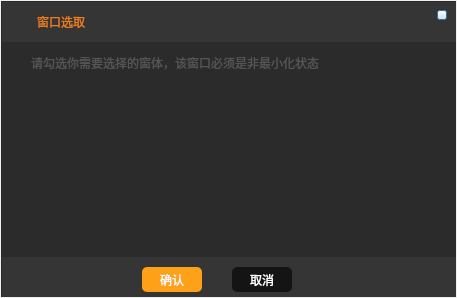
<?xml version="1.0" encoding="UTF-8"?>
<ui version="4.0">
 <class>WindowsSelectDialog</class>
 <widget class="QDialog" name="WindowsSelectDialog">
  <property name="geometry">
   <rect>
    <x>0</x>
    <y>0</y>
    <width>457</width>
    <height>298</height>
   </rect>
  </property>
  <property name="windowTitle">
   <string>WindowsSelectDialog</string>
  </property>
  <property name="styleSheet">
   <string notr="true">/*QRadioButton选择*/
QRadioButton
{
	color: rgb(204, 204, 204);
}

QRadioButton:checked
{
	color: rgb(254, 161, 24);
}

QRadioButton::indicator:unchecked {
	image: url(:/Radio/Resources/Radio_Normal.png);
}

QRadioButton::indicator:unchecked:Hover {
	image: url(:/Radio/Resources/Radio_Hover.png);
}

QRadioButton::indicator:unchecked:disabled {
	image: url(:/Radio/Resources/Radio_Disabled.png);
}

QRadioButton::indicator:unchecked:checked {
	image: url(:/Radio/Resources//Radio_checked.png);
	
}

QRadioButton::indicator:checked {
	image: url(:/Radio/Resources//RadioChecked_Normal.png);
}
QRadioButton::indicator:checked:Hover {
	image: url(:/Radio/Resources//RadioChecked_Hover.png);
}

QRadioButton::indicator:checked:disabled {
	image: url(:/Radio/Resources//RadioChecked_Disabled.png);
}

QDialog
{
	border-image: url(:/SeedUI/Resources/SeedUI/PC_Camera.png);
}</string>
  </property>
  <layout class="QGridLayout" name="gridLayout">
   <property name="margin">
    <number>1</number>
   </property>
   <property name="spacing">
    <number>0</number>
   </property>
   <item row="0" column="0">
    <widget class="QWidget" name="widget" native="true">
     <property name="styleSheet">
      <string notr="true">QWidget#widget
{
	
	background-color: rgb(43, 43, 43);
}


QScrollBar:vertical {
    background: #111111;
    width: 16px;
    margin: 16px 0 16px 0;
	
}

QScrollBar::handle:vertical {
    background: #555555;
    min-height: 16px;
	
}

QScrollBar::add-line:vertical {
    background: #444444;
    height: 16px;
    subcontrol-position: bottom;
    subcontrol-origin: margin;
	border-bottom-left-radius: 8px; 
	border-bottom-right-radius: 8px;
}

QScrollBar::sub-line:vertical {
    background: #444444;
    height:  16px;
    subcontrol-position: top;
    subcontrol-origin: margin;
	border-top-left-radius: 8px; 
	border-top-right-radius: 8px;
}

QScrollBar::add-page:vertical, QScrollBar::sub-page:vertical {
    background: none;
	 
}
QScrollBar:down-arrow:vertical {
    border: 1px solid #333333;
    width: 8px;
    height: 4px;
    background: #5f5f5f;
	border-bottom-left-radius: 5px; 
	border-bottom-right-radius: 5px; 
}

QScrollBar:up-arrow:vertical
{
	border: 1px solid #333333;
    width: 8px;
    height: 4px;
    background: #5f5f5f;
	border-top-left-radius: 5px; 
	border-top-right-radius: 5px; 
}

QScrollBar:up-arrow:vertical:hover
{
	background: #555555;
}

QScrollBar:down-arrow:vertical:hover
{
	background: #555555;
}</string>
     </property>
     <widget class="QWidget" name="widget_2" native="true">
      <property name="geometry">
       <rect>
        <x>1</x>
        <y>1</y>
        <width>454</width>
        <height>40</height>
       </rect>
      </property>
      <property name="styleSheet">
       <string notr="true">QWidget#widget_2
{
	
	background-color: rgb(53, 53, 53);
}</string>
      </property>
      <widget class="QLabel" name="label">
       <property name="geometry">
        <rect>
         <x>10</x>
         <y>13</y>
         <width>15</width>
         <height>14</height>
        </rect>
       </property>
       <property name="styleSheet">
        <string notr="true">border-image: url(:/SeedUI/Resources/SeedUI/SeedUI_windows.png);</string>
       </property>
       <property name="text">
        <string/>
       </property>
      </widget>
      <widget class="QLabel" name="label_2">
       <property name="geometry">
        <rect>
         <x>35</x>
         <y>14</y>
         <width>54</width>
         <height>12</height>
        </rect>
       </property>
       <property name="styleSheet">
        <string notr="true">color: rgb(234, 126, 24);</string>
       </property>
       <property name="text">
        <string>窗口选取</string>
       </property>
      </widget>
      <widget class="QPushButton" name="Close_pushButton">
       <property name="geometry">
        <rect>
         <x>435</x>
         <y>8</y>
         <width>10</width>
         <height>10</height>
        </rect>
       </property>
       <property name="styleSheet">
        <string notr="true">QPushButton#Close_pushButton{
	
	border-image: url(:/Close/Resources/Close_Normal.png);
}
QPushButton#Close_pushButton:hover{
	
	border-image: url(:/Close/Resources/Close_Hover.png);
}
QPushButton#Close_pushButton:disabled{
	
	border-image: url(:/Close/Resources/Close_Disabled.png);
}
QPushButton#Close_pushButton:checked{
	
	border-image: url(:/Close/Resources/Close_checked.png);
}</string>
       </property>
       <property name="text">
        <string/>
       </property>
      </widget>
     </widget>
     <widget class="QWidget" name="widget_3" native="true">
      <property name="geometry">
       <rect>
        <x>1</x>
        <y>256</y>
        <width>454</width>
        <height>40</height>
       </rect>
      </property>
      <property name="styleSheet">
       <string notr="true">QWidget#widget_3
{
	
	background-color: rgb(53, 53, 53);
}</string>
      </property>
      <widget class="QPushButton" name="OK_pushButton">
       <property name="geometry">
        <rect>
         <x>140</x>
         <y>10</y>
         <width>60</width>
         <height>25</height>
        </rect>
       </property>
       <property name="styleSheet">
        <string notr="true">QPushButton#OK_pushButton
{
	background-color: rgb(254, 161, 24);
	font: 75 12px &quot;微软雅黑&quot;;
	color: rgb(255, 255, 255);
	border-radius:5px;
	
}

QPushButton#OK_pushButton:hover
{
	background-color: rgb(254, 181, 44);
}

QPushButton#OK_pushButton:checked
{
	background-color: rgb(254, 191, 54);
}
</string>
       </property>
       <property name="text">
        <string>确认</string>
       </property>
      </widget>
      <widget class="QPushButton" name="Cancel_pushButton">
       <property name="geometry">
        <rect>
         <x>230</x>
         <y>10</y>
         <width>60</width>
         <height>25</height>
        </rect>
       </property>
       <property name="styleSheet">
        <string notr="true">QPushButton#Cancel_pushButton
{
	background-color: rgb(20, 20, 20);
	font: 75 12px &quot;微软雅黑&quot;;
	color: rgb(255, 255, 255);
	border-radius:5px;
	
}

QPushButton#Cancel_pushButton:hover
{
	background-color: rgb(70, 70, 70);
}

QPushButton#Cancel_pushButton:checked
{
	background-color: rgb(0, 0, 0);
}
</string>
       </property>
       <property name="text">
        <string>取消</string>
       </property>
      </widget>
     </widget>
     <widget class="QLabel" name="label_3">
      <property name="geometry">
       <rect>
        <x>30</x>
        <y>54</y>
        <width>291</width>
        <height>16</height>
       </rect>
      </property>
      <property name="styleSheet">
       <string notr="true">color: rgb(85, 85, 85);</string>
      </property>
      <property name="text">
       <string>请勾选你需要选择的窗体，该窗口必须是非最小化状态</string>
      </property>
     </widget>
     <widget class="QListWidget" name="listWidget">
      <property name="geometry">
       <rect>
        <x>20</x>
        <y>80</y>
        <width>411</width>
        <height>161</height>
       </rect>
      </property>
      <property name="styleSheet">
       <string notr="true">QListWidget
{
background-color: rgb(43, 43, 43);
border:px;
}

 QListView::item:hover 
{
	background-color: rgb(33, 33, 33);
}</string>
      </property>
     </widget>
    </widget>
   </item>
  </layout>
 </widget>
 <layoutdefault spacing="6" margin="11"/>
 <resources>
  <include location="rdzbdemo.qrc"/>
 </resources>
 <connections/>
</ui>
